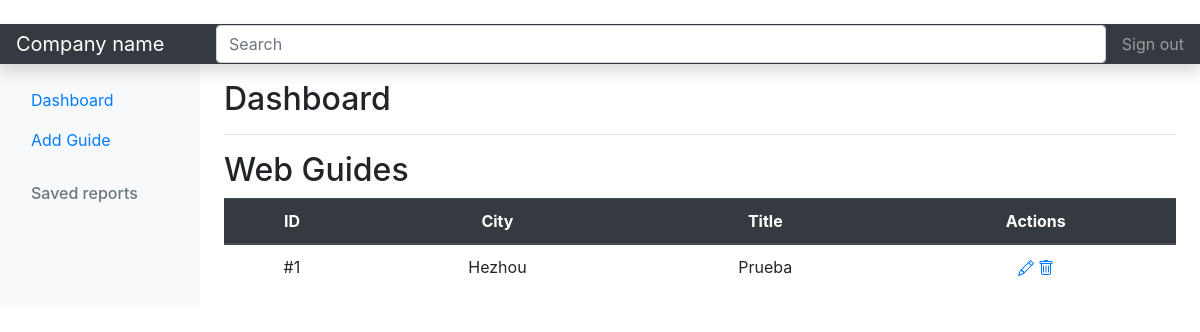
Page /adminsite/ on the earlier database version.
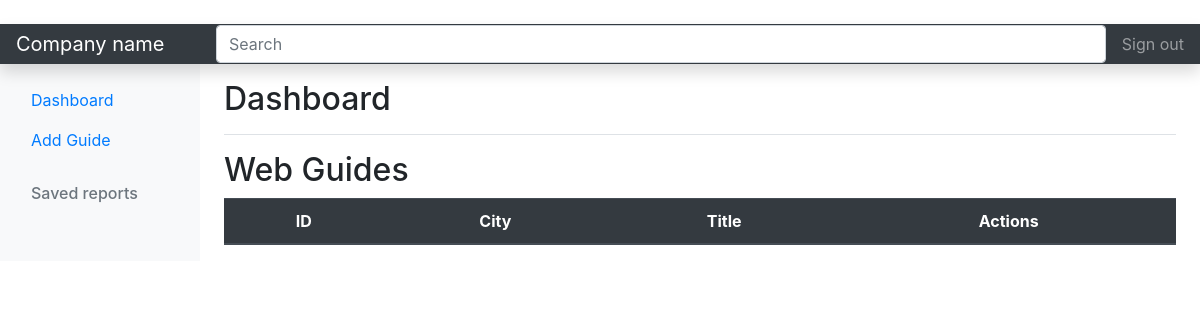
Same page on the later database version.
### descuentosApp/models.py (models this page shows, shortened)
class Guide(models.Model):
	city = models.ForeignKey(City, on_delete=models.CASCADE)
	title = models.CharField(max_length=50, default='')
	informacion_general = RichTextField(blank=True)
	como_llegar = RichTextField(blank=True)
	comida = RichTextField(blank=True, default = '')
	alojamiento = RichTextField(blank=True)
	ocio = RichTextField(blank=True)
	divisas = RichTextField(blank=True)
	banco_sim = RichTextField(blank=True)
	donde_comprar = RichTextField(blank=True)
	foto = models.ImageField(null=True, blank=True, upload_to="images/", default='images/default.png')
	foto2 = models.ImageField(null=True, blank=True, upload_to="images/", default='images/default.png')
	foto3 = models.ImageField(null=True, blank=True, upload_to="images/", default='images/default.png')
	foto4 = models.ImageField(null=True, blank=True, upload_to="images/", default='images/default.png')
	foto5 = models.ImageField(null=True, blank=True, upload_to="images/", default='images/default.png')
	foto6 = models.ImageField(null=True, blank=True, upload_to="images/", default='images/default.png')
	foto7 = models.ImageField(null=True, blank=True, upload_to="images/", default='images/default.png')

class City(models.Model):
	country = models.ForeignKey(Country, on_delete=models.CASCADE)
	name = models.CharField(max_length=30)
	def __str__(self):
		return self.name

### descuentosApp/views.py (the view)
# urls.py: path('adminsite/', views.AdminSite, name='Admin'),
def AdminSite(request):
	guides = Guide.objects.all()
	context = {'guides': guides}
	return render(request, 'admin.html', context)

### descuentosApp/templates/admin.html (shortened to what this page needs)
﻿<!doctype html>
<html lang="en">
  <head>
 <link rel="stylesheet" href="https://stackpath.bootstrapcdn.com/bootstrap/4.3.1/css/bootstrap.min.css">
    <link src="static/css/css_admin/dashboard.css" rel="stylesheet">
  </head>
  <body>
<header class="navbar navbar-dark sticky-top bg-dark flex-md-nowrap p-0 shadow">
  <a class="navbar-brand col-md-3 col-lg-2 me-0 px-3" href="#">Company name</a>
  <input class="form-control form-control-dark w-100" type="text" placeholder="Search" aria-label="Search">
  <ul class="navbar-nav px-3">
    <li class="nav-item text-nowrap">
      <a class="nav-link" href="#">Sign out</a>
    </li>
  </ul>
</header>
<div class="container-fluid">
  <div class="row">
    <nav id="sidebarMenu" class="col-md-3 col-lg-2 d-md-block bg-light sidebar collapse">
      <div class="position-sticky pt-3">
        <ul class="nav flex-column">
          <li class="nav-item">
            <a class="nav-link active" aria-current="page" href="#">
              Dashboard
            </a>
          </li>
          <li class="nav-item">
            <a class="nav-link" href="{% url 'AddGuide' %}">
              Add Guide
            </a>
          </li>
        </ul>
        <h6 class="sidebar-heading d-flex justify-content-between align-items-center px-3 mt-4 mb-1 text-muted">
          <span>Saved reports</span>
        </h6>
      </div>
    </nav>
    <main class="col-md-3 ms-sm-auto col-lg-10 px-md-4">
      <div class="d-flex justify-content-between flex-wrap flex-md-nowrap align-items-center pt-3 pb-2 mb-3 border-bottom">
        <h1 class="h2">Dashboard</h1>
      </div>
      <h2>Web Guides</h2>
      <div class="table-responsive">
        <table class="table">
          <thead class="thead-dark">
            <tr>
              <th class="text-center">ID</th>
              <th class="text-center">City</th>
              <th class="text-center">Title</th>
              <th class="text-center">Actions</th>
            </tr>
          </thead>
          <tbody>
              {% for guide in guides %}
              <tr>
                <td class="text-center">#{{guide.id}}</td>
                <td class="text-center">{{guide.city}}</td>
                <td class="text-center">{{guide.title}}</td>
                <td class="text-center"><a href="{% url 'EditGuide' guide.pk %}"> </a>
                <a href="{% url 'DeleteGuide' guide.pk %}"> </a>
                </td>
              </tr>
              {% endfor %}
          </tbody>
        </table>
      </div>
    </main>
  </div>
</div>
  </body>
</html>

Differences in the rows shown:
removed Guide: id "1", city "Hezhou", title "Prueba"
